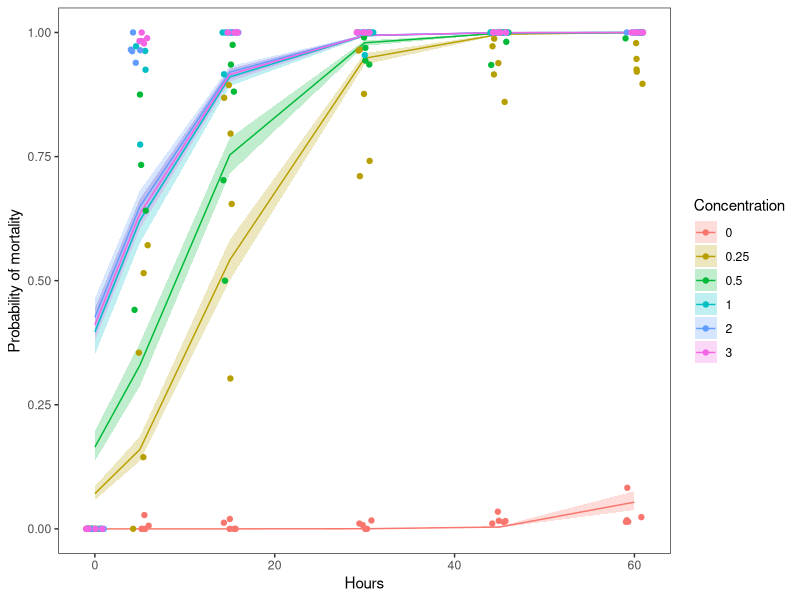

Recreate this plot in R.
## ---- chunk 1

## ---- chunk 2
vd <- read.csv("data/veligers.csv")
## ---- chunk 3
vd$Concentration <- as.factor(vd$Concentration)
## ---- chunk 4
# Fit the model
v_mod <- glm(dead ~ Concentration + Time, family = "binomial", data = vd)
## ---- chunk 5
# Print the summary of the model
summary(v_mod)
## ---- chunk 6
# Calculate mean predicted value and SE for the predictions
# on the link scale
logit_preds <- data.frame( predict(v_mod, type = "link", se.fit = TRUE) )

# Now get lower and upper CIs
logit_preds$lwr <- logit_preds$fit + logit_preds$se.fit * qnorm(0.025)
logit_preds$upr <- logit_preds$fit + logit_preds$se.fit * qnorm(0.975)
## ---- chunk 7
invlogit <- function(x) {
  exp(x) / (1 + exp(x))
}
## ---- chunk 8
# Convert the predictions to the probability scale
real_preds <- apply(logit_preds, 2, invlogit)

# Add our predictions back to the original data
vd_preds <- data.frame(vd, real_preds)

## ---- chunk 9
library(tidyverse)

# Summarize proportion dead at time by concentration
# Use dates so we can show reps
sum_points <- vd_preds %>%
  group_by(Concentration, Time, Date) %>%
  summarize(props = sum(dead)/length(dead))

# Plot the predictions
ggplot(vd_preds, aes(x = Time, y = fit)) +
  geom_ribbon(
    aes(ymin = lwr, ymax = upr, fill = Concentration), alpha = 0.25) +
  geom_line(aes(color = Concentration)) +
  geom_jitter(
    aes(x = Time, y = props, color = Concentration), data = sum_points,
    width = 1) +
  xlab("Hours") +
  ylab("Probability of mortality") +
  theme_bw() +
  theme(panel.grid = element_blank())

